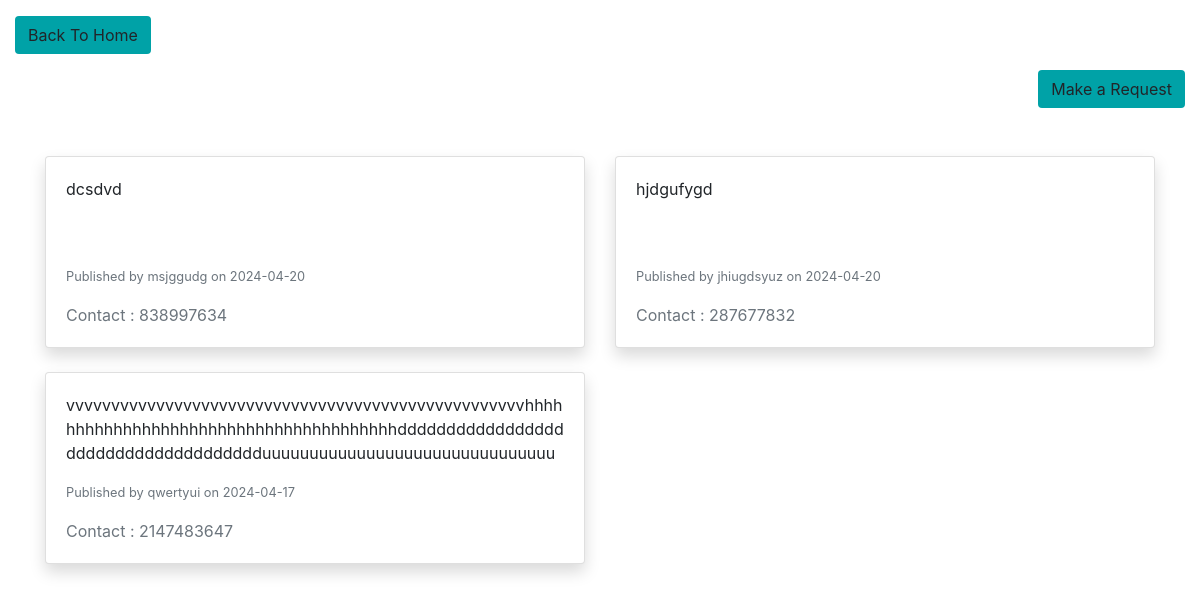
Page /requestpage.php on the committed database.
### tables this page shows
CREATE TABLE `requests` (
  `name` varchar(50) NOT NULL,
  `description` varchar(1000) NOT NULL,
  `date` date NOT NULL,
  `contact_no` int(50) NOT NULL,
  `id` int(2) NOT NULL
);

### requestpage.php (the view, shortened to what this page needs)
<!DOCTYPE html>
<html lang="en">
<head>
    <link rel="stylesheet" href="https://stackpath.bootstrapcdn.com/bootstrap/4.5.2/css/bootstrap.min.css">
</head>
<body>
    <div class="container-fluid">
        <div class="row">
        <div class="col-md-6 text-left mt-3">
                <button type="button" class="btn button " onclick="window.location.href = 'index.php';">Back To Home</button>
            </div>
            <div class="col-md-12 text-right mt-3">
                <button type="button" class="btn button" onclick="window.location.href = 'insert_request.php';">Make a Request</button>
            </div>
        </div>
    </div>
    <div class="container mt-5">
        <div class="row">
            <?php
            $servername = "localhost";
            $username = "root";
            $password = "";
            $dbname = "mystore";
            $conn = new mysqli($servername, $username, $password, $dbname);
            $sql = "SELECT * FROM requests";
            $result = $conn->query($sql);
            if ($result->num_rows > 0) {
                while ($row = $result->fetch_assoc()) {
                    echo '
                <div class="col-md-6 mb-4 " >
                    <div class="card shadow">
                        <div class="card-body">
                            <p class="card-text" style="height: 70px;">' . $row['description'] . '</p>
                            <p class="card-text"><small class="text-muted">Published by ' . $row['name'] . ' on ' . $row['date'] . '</small></p>
                            <p class="card-text text-secondary">Contact : ' . $row['contact_no'] . '</p>
                        </div>
                    </div>
                </div>
                ';
                }
            } else {
                echo "0 results";
            }
            ?>
        </div>
    </div>
</body>
</html>

### requestpage.php (style rules this page uses)
.button { background-color: #00a2a7; }

### rows in the picture
requests: description "dcsdvd", name "msjggudg", date "2024-04-20", contact_no "838997634"
requests: description "hjdgufygd", name "jhiugdsyuz", date "2024-04-20", contact_no "287677832"
requests: description "vvvvvvvvvvvvvvvvvvvvvvvvvvvvvvvvvvvvvvvvvvvvvvvvvvvhhhhhhhhhhhhhhhhhhhhhhhhhhhhhhhhhhhhhhhddddddddddddddddddddddddddddddddddddduuuuuuuuuuuuuuuuuuuuuuuuuuuuuuu", name "qwertyui", date "2024-04-17", contact_no "2147483647"
